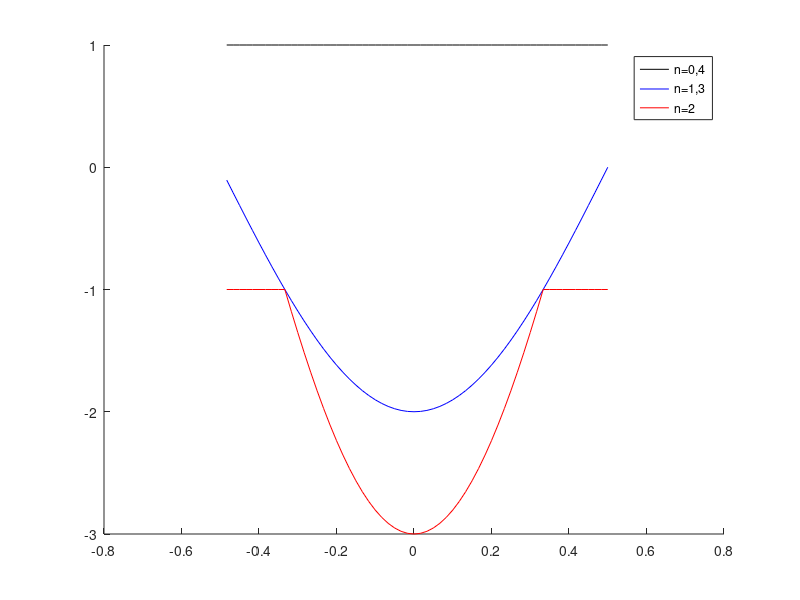

Write the MATLAB code that produced this figure.
clear;
clc;
format long
tic;

L = 120;
% k = -pi/2 + 2*pi/L:2*pi/L:pi/2;
k = -1/2 + 2/L:2/L:1/2; % *pi
% k = 2/L:2/L:1;
U = 2;
VV = 0;
E_k = -2*cospi(k');
nk = length(E_k);

phi0_0 = zeros(1,nk);
phi0_1 = zeros(2,nk);
phi0_2 = zeros(4,nk);
phi0_3 = zeros(2,nk);
phi0_4 = zeros(1,nk);
phi0_2(1,:) = 1;

% m0 = 2*phi0_2(1,:)*phi0_2(2,:)'/L;
m0 = 0.5;

E0 = U/2;
E1 = zeros(2,nk);
E2 = zeros(4,nk);
E2a = -U/2;

b = -2*m0*VV;
for j = 1:nk
    a = E_k(j);

    % spin number = 1 or 3
    H1 = [a b;
        b -a];
    [V1,D1] = eig(H1);
    e1 = diag(D1);
    E1(:,j) = e1;

    % spin number = 2
    H2 = [2*a+U/2 b b 0;
        b -U/2 0 b;
        b 0 -U/2 b;
        0 b b -2*a+U/2];
    [V2,D2] = eig(H2);
    e2 = diag(D2);
    E2(:,j) = e2;
    phi0_2(:,j) = V2(:,1);
end
%m0(i) = 2/L*(phi0_1(1,:)'*phi0_1(2,:));

E1_GS = E1(1,:);
E2_GS = min([E2(1,:);E2a*ones(1,nk)]);

filename = strcat('L = ',num2str(L), ', U = ', num2str(U), ', V = ', num2str(VV), ', m0 = ', num2str(m0));
figure('Name',filename);
% set(gcf, 'position', [100 70 1700 900]);
hold on
plot(k,E0*ones(1,nk),'Color','black')
plot(k,E1_GS,'Color','b')
plot(k,E2_GS,'Color','r')
legend('n=0,4','n=1,3','n=2')

toc;